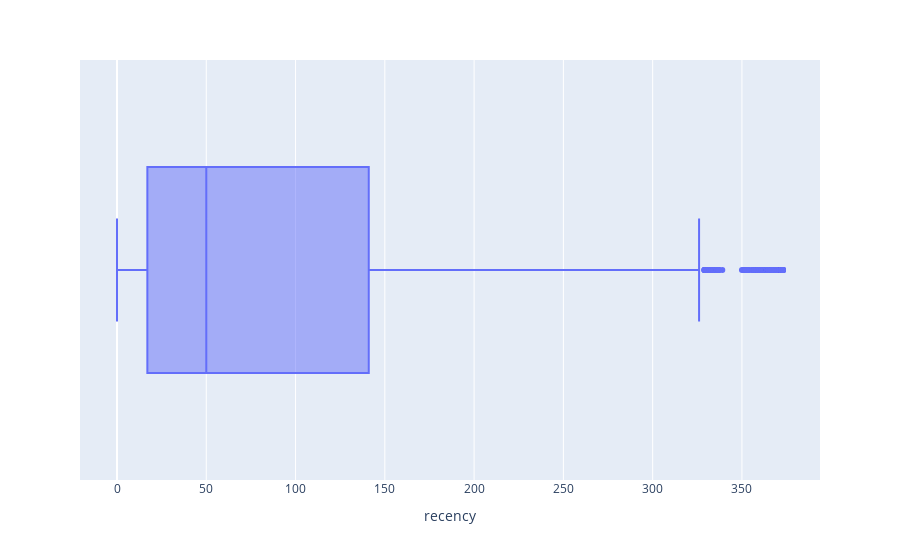
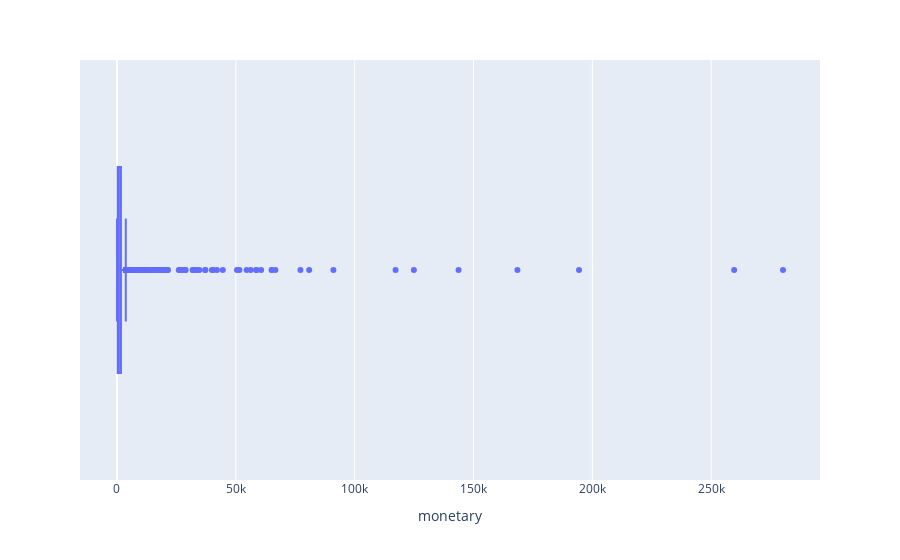
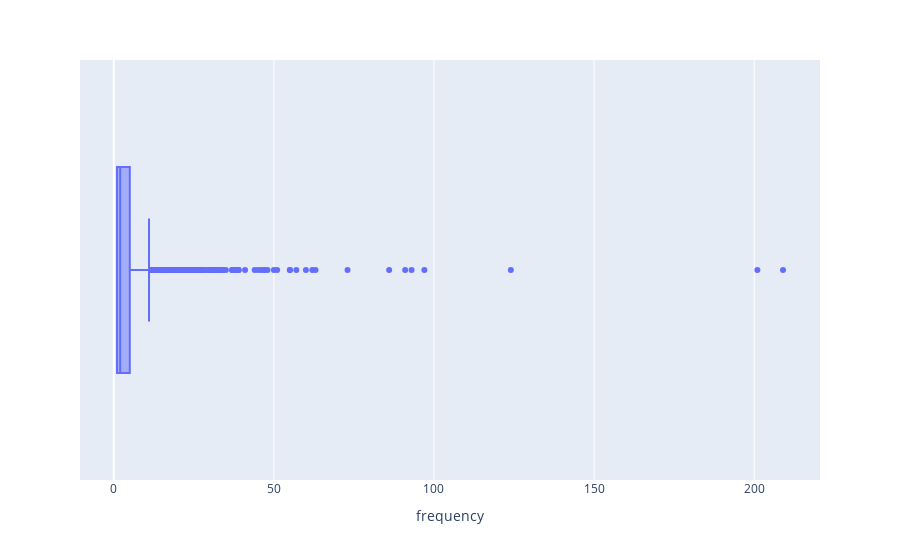

The cell these charts' notebook holds for them, in order:
### Markdown cell above
Ireland (EIRE), Netherlands, Australia are the top 3 country which have best selling on average.

### Code cell
px.box(rfm, x='recency').show()
px.box(rfm, x='monetary').show()
px.box(rfm, x='frequency').show()

### Figure 1 — Plotly figure (JSON) as saved in the notebook; plotly's stock layout.template omitted (floating-point values rounded to 4 significant figures; data arrays with more than 128 entries replaced by an {"elided": "..."} marker saying what was removed)
{"data": [{"alignmentgroup": "True", "hovertemplate": "recency=%{x}<extra></extra>", "legendgroup": "", "marker": {"color": "#636efa"}, "name": "", "notched": false, "offsetgroup": "", "orientation": "h", "showlegend": false, "type": "box", "x": {"elided": "4338 int values"}, "x0": " ", "xaxis": "x", "y0": " ", "yaxis": "y"}], "layout": {"boxmode": "group", "legend": {"tracegroupgap": 0}, "margin": {"t": 60}, "xaxis": {"anchor": "y", "domain": [0, 1], "title": {"text": "recency"}}, "yaxis": {"anchor": "x", "domain": [0, 1]}}}

### Figure 2 — Plotly figure (JSON) as saved in the notebook; plotly's stock layout.template omitted (floating-point values rounded to 4 significant figures; data arrays with more than 128 entries replaced by an {"elided": "..."} marker saying what was removed)
{"data": [{"alignmentgroup": "True", "hovertemplate": "monetary=%{x}<extra></extra>", "legendgroup": "", "marker": {"color": "#636efa"}, "name": "", "notched": false, "offsetgroup": "", "orientation": "h", "showlegend": false, "type": "box", "x": {"elided": "4338 float values"}, "x0": " ", "xaxis": "x", "y0": " ", "yaxis": "y"}], "layout": {"boxmode": "group", "legend": {"tracegroupgap": 0}, "margin": {"t": 60}, "xaxis": {"anchor": "y", "domain": [0, 1], "title": {"text": "monetary"}}, "yaxis": {"anchor": "x", "domain": [0, 1]}}}

### Figure 3 — Plotly figure (JSON) as saved in the notebook; plotly's stock layout.template omitted (floating-point values rounded to 4 significant figures; data arrays with more than 128 entries replaced by an {"elided": "..."} marker saying what was removed)
{"data": [{"alignmentgroup": "True", "hovertemplate": "frequency=%{x}<extra></extra>", "legendgroup": "", "marker": {"color": "#636efa"}, "name": "", "notched": false, "offsetgroup": "", "orientation": "h", "showlegend": false, "type": "box", "x": {"elided": "4338 int values"}, "x0": " ", "xaxis": "x", "y0": " ", "yaxis": "y"}], "layout": {"boxmode": "group", "legend": {"tracegroupgap": 0}, "margin": {"t": 60}, "xaxis": {"anchor": "y", "domain": [0, 1], "title": {"text": "frequency"}}, "yaxis": {"anchor": "x", "domain": [0, 1]}}}
